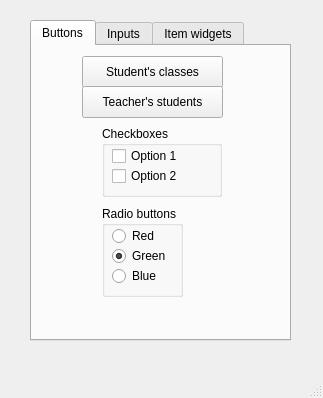
<?xml version="1.0" encoding="UTF-8"?>
<ui version="4.0">
 <class>main_window</class>
 <widget class="QMainWindow" name="main_window">
  <property name="geometry">
   <rect>
    <x>0</x>
    <y>0</y>
    <width>323</width>
    <height>398</height>
   </rect>
  </property>
  <property name="windowTitle">
   <string>Demo Widgets App</string>
  </property>
  <widget class="QWidget" name="centralwidget">
   <widget class="QTabWidget" name="tabs">
    <property name="geometry">
     <rect>
      <x>30</x>
      <y>20</y>
      <width>261</width>
      <height>321</height>
     </rect>
    </property>
    <property name="currentIndex">
     <number>0</number>
    </property>
    <widget class="QWidget" name="buttons_tab">
     <attribute name="title">
      <string>Buttons</string>
     </attribute>
     <widget class="QPushButton" name="student_button">
      <property name="geometry">
       <rect>
        <x>50</x>
        <y>10</y>
        <width>141</width>
        <height>32</height>
       </rect>
      </property>
      <property name="text">
       <string>Student's classes</string>
      </property>
     </widget>
     <widget class="QPushButton" name="teacher_button">
      <property name="geometry">
       <rect>
        <x>50</x>
        <y>40</y>
        <width>141</width>
        <height>32</height>
       </rect>
      </property>
      <property name="text">
       <string>Teacher's students</string>
      </property>
     </widget>
     <widget class="QGroupBox" name="checkbox_group">
      <property name="geometry">
       <rect>
        <x>70</x>
        <y>80</y>
        <width>120</width>
        <height>71</height>
       </rect>
      </property>
      <property name="title">
       <string>Checkboxes</string>
      </property>
      <widget class="QCheckBox" name="option_1_checkbox">
       <property name="geometry">
        <rect>
         <x>10</x>
         <y>20</y>
         <width>91</width>
         <height>20</height>
        </rect>
       </property>
       <property name="text">
        <string>Option 1</string>
       </property>
      </widget>
      <widget class="QCheckBox" name="option_2_checkbox">
       <property name="geometry">
        <rect>
         <x>10</x>
         <y>40</y>
         <width>87</width>
         <height>20</height>
        </rect>
       </property>
       <property name="text">
        <string>Option 2</string>
       </property>
      </widget>
     </widget>
     <widget class="QGroupBox" name="radio_group">
      <property name="geometry">
       <rect>
        <x>70</x>
        <y>160</y>
        <width>81</width>
        <height>91</height>
       </rect>
      </property>
      <property name="title">
       <string>Radio buttons</string>
      </property>
      <widget class="QRadioButton" name="red_radio">
       <property name="geometry">
        <rect>
         <x>10</x>
         <y>20</y>
         <width>100</width>
         <height>20</height>
        </rect>
       </property>
       <property name="text">
        <string>Red</string>
       </property>
      </widget>
      <widget class="QRadioButton" name="green_radio">
       <property name="geometry">
        <rect>
         <x>10</x>
         <y>40</y>
         <width>100</width>
         <height>20</height>
        </rect>
       </property>
       <property name="text">
        <string>Green</string>
       </property>
       <property name="checked">
        <bool>true</bool>
       </property>
      </widget>
      <widget class="QRadioButton" name="blue_radio">
       <property name="geometry">
        <rect>
         <x>10</x>
         <y>60</y>
         <width>100</width>
         <height>20</height>
        </rect>
       </property>
       <property name="text">
        <string>Blue</string>
       </property>
      </widget>
     </widget>
    </widget>
    <widget class="QWidget" name="inputs_tab">
     <attribute name="title">
      <string>Inputs</string>
     </attribute>
     <widget class="QLabel" name="edit_label">
      <property name="geometry">
       <rect>
        <x>20</x>
        <y>20</y>
        <width>60</width>
        <height>16</height>
       </rect>
      </property>
      <property name="text">
       <string>Line edit</string>
      </property>
     </widget>
     <widget class="QLineEdit" name="line_edit">
      <property name="geometry">
       <rect>
        <x>90</x>
        <y>20</y>
        <width>113</width>
        <height>21</height>
       </rect>
      </property>
     </widget>
     <widget class="QLabel" name="spin_label">
      <property name="geometry">
       <rect>
        <x>20</x>
        <y>60</y>
        <width>60</width>
        <height>16</height>
       </rect>
      </property>
      <property name="text">
       <string>Spin box</string>
      </property>
     </widget>
     <widget class="QSpinBox" name="spinBox">
      <property name="geometry">
       <rect>
        <x>100</x>
        <y>60</y>
        <width>48</width>
        <height>24</height>
       </rect>
      </property>
     </widget>
     <widget class="QLabel" name="slider_label">
      <property name="geometry">
       <rect>
        <x>20</x>
        <y>100</y>
        <width>41</width>
        <height>16</height>
       </rect>
      </property>
      <property name="text">
       <string>Slider</string>
      </property>
     </widget>
     <widget class="QSlider" name="horizontalSlider">
      <property name="geometry">
       <rect>
        <x>70</x>
        <y>100</y>
        <width>160</width>
        <height>22</height>
       </rect>
      </property>
      <property name="orientation">
       <enum>Qt::Horizontal</enum>
      </property>
     </widget>
     <widget class="QLabel" name="dial_label">
      <property name="geometry">
       <rect>
        <x>20</x>
        <y>170</y>
        <width>31</width>
        <height>16</height>
       </rect>
      </property>
      <property name="text">
       <string>Dial</string>
      </property>
     </widget>
     <widget class="QDial" name="dial">
      <property name="geometry">
       <rect>
        <x>60</x>
        <y>150</y>
        <width>50</width>
        <height>64</height>
       </rect>
      </property>
     </widget>
     <widget class="QLabel" name="date_label">
      <property name="geometry">
       <rect>
        <x>20</x>
        <y>230</y>
        <width>41</width>
        <height>16</height>
       </rect>
      </property>
      <property name="text">
       <string>Date</string>
      </property>
     </widget>
     <widget class="QDateEdit" name="dateEdit">
      <property name="geometry">
       <rect>
        <x>70</x>
        <y>220</y>
        <width>110</width>
        <height>24</height>
       </rect>
      </property>
     </widget>
     <widget class="QLabel" name="time_label">
      <property name="geometry">
       <rect>
        <x>20</x>
        <y>260</y>
        <width>41</width>
        <height>16</height>
       </rect>
      </property>
      <property name="text">
       <string>Time</string>
      </property>
     </widget>
     <widget class="QTimeEdit" name="timeEdit">
      <property name="geometry">
       <rect>
        <x>70</x>
        <y>260</y>
        <width>118</width>
        <height>24</height>
       </rect>
      </property>
     </widget>
     <widget class="QLabel" name="slider_value_label">
      <property name="geometry">
       <rect>
        <x>20</x>
        <y>130</y>
        <width>81</width>
        <height>16</height>
       </rect>
      </property>
      <property name="text">
       <string>Slider value:</string>
      </property>
     </widget>
     <widget class="QLabel" name="slider_value">
      <property name="geometry">
       <rect>
        <x>100</x>
        <y>130</y>
        <width>31</width>
        <height>16</height>
       </rect>
      </property>
      <property name="text">
       <string>???</string>
      </property>
     </widget>
     <widget class="QLabel" name="dial_value_label">
      <property name="geometry">
       <rect>
        <x>140</x>
        <y>170</y>
        <width>60</width>
        <height>16</height>
       </rect>
      </property>
      <property name="text">
       <string>Dial value:</string>
      </property>
     </widget>
     <widget class="QLabel" name="dial_value">
      <property name="geometry">
       <rect>
        <x>210</x>
        <y>170</y>
        <width>31</width>
        <height>16</height>
       </rect>
      </property>
      <property name="text">
       <string>???</string>
      </property>
     </widget>
    </widget>
    <widget class="QWidget" name="item_tab">
     <attribute name="title">
      <string>Item widgets</string>
     </attribute>
     <widget class="QLabel" name="list_llabel">
      <property name="geometry">
       <rect>
        <x>10</x>
        <y>20</y>
        <width>60</width>
        <height>16</height>
       </rect>
      </property>
      <property name="text">
       <string>List</string>
      </property>
     </widget>
     <widget class="QLabel" name="table_label">
      <property name="geometry">
       <rect>
        <x>10</x>
        <y>160</y>
        <width>60</width>
        <height>16</height>
       </rect>
      </property>
      <property name="text">
       <string>Table</string>
      </property>
     </widget>
     <widget class="QListWidget" name="listWidget">
      <property name="geometry">
       <rect>
        <x>60</x>
        <y>10</y>
        <width>181</width>
        <height>121</height>
       </rect>
      </property>
     </widget>
     <widget class="QTableWidget" name="tableWidget">
      <property name="geometry">
       <rect>
        <x>60</x>
        <y>150</y>
        <width>181</width>
        <height>131</height>
       </rect>
      </property>
      <property name="rowCount">
       <number>5</number>
      </property>
      <property name="columnCount">
       <number>4</number>
      </property>
      <row/>
      <row/>
      <row/>
      <row/>
      <row/>
      <column/>
      <column/>
      <column/>
      <column/>
     </widget>
    </widget>
   </widget>
  </widget>
  <widget class="QMenuBar" name="menubar">
   <property name="geometry">
    <rect>
     <x>0</x>
     <y>0</y>
     <width>323</width>
     <height>24</height>
    </rect>
   </property>
  </widget>
  <widget class="QStatusBar" name="statusbar"/>
 </widget>
 <resources/>
 <connections/>
</ui>
